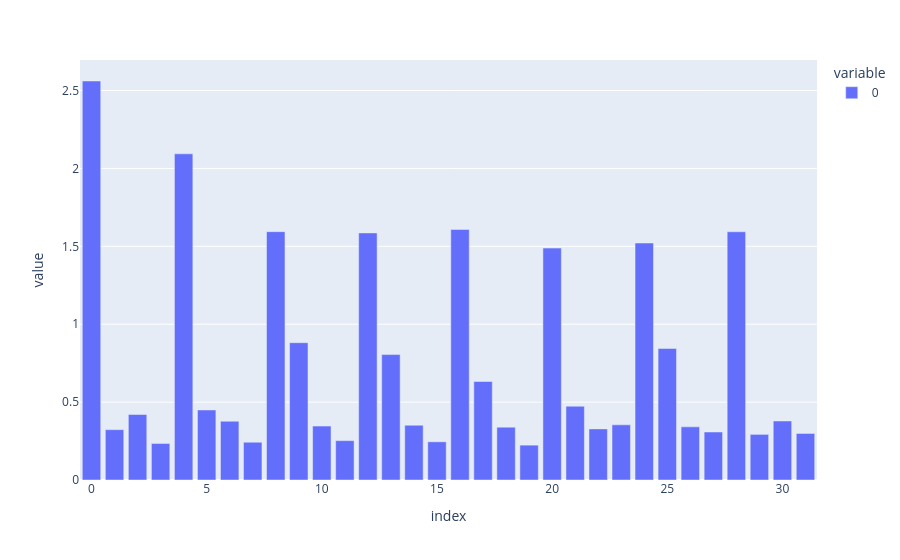

Write notebook code for a chart like this one.
### Code cell
px.bar(np.std(tl.to_numpy(Xt), axis=0))

### Figure 1 — Plotly figure (JSON) as saved in the notebook; plotly's stock layout.template omitted (floating-point values rounded to 4 significant figures)
{"data": [{"hovertemplate": "variable=0<br>index=%{x}<br>value=%{y}<extra></extra>", "legendgroup": "0", "marker": {"color": "#636efa", "pattern": {"shape": ""}}, "name": "0", "orientation": "v", "showlegend": true, "textposition": "auto", "type": "bar", "x": [0, 1, 2, 3, 4, 5, 6, 7, 8, 9, 10, 11, 12, 13, 14, 15, 16, 17, 18, 19, 20, 21, 22, 23, 24, 25, 26, 27, 28, 29, 30, 31], "xaxis": "x", "y": [2.561, 0.3232, 0.4204, 0.2346, 2.094, 0.4494, 0.3771, 0.2424, 1.594, 0.8813, 0.346, 0.2526, 1.586, 0.8051, 0.3516, 0.2451, 1.608, 0.6322, 0.3391, 0.2238, 1.489, 0.4737, 0.3282, 0.3541, 1.521, 0.8439, 0.3411, 0.3081, 1.593, 0.2929, 0.3789, 0.2988], "yaxis": "y"}], "layout": {"barmode": "relative", "legend": {"title": {"text": "variable"}, "tracegroupgap": 0}, "margin": {"t": 60}, "xaxis": {"anchor": "y", "domain": [0, 1], "title": {"text": "index"}}, "yaxis": {"anchor": "x", "domain": [0, 1], "title": {"text": "value"}}}}
